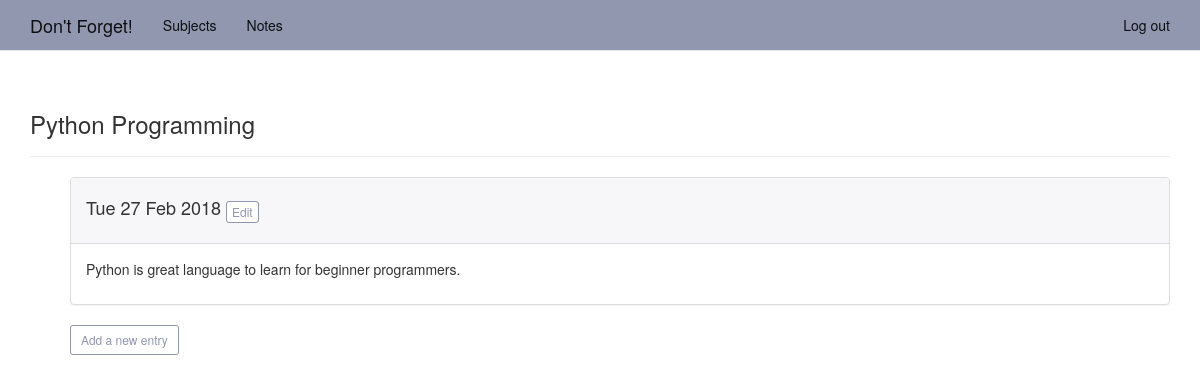
Page /topics/8/ (signed in) on the committed database.
### dont_forget/models.py (models this page shows, shortened)
class Topic(models.Model):
    text = models.CharField(max_length=200)
    created_on = models.DateTimeField(auto_now_add=True)
    owner = models.ForeignKey(User, on_delete=models.CASCADE)
    def __str__(self):
        return self.text

class Entry(models.Model):
    topic = models.ForeignKey(Topic,  on_delete=models.CASCADE)
    text = models.TextField()
    created_on = models.DateTimeField(auto_now_add=True)
    class Meta:
        verbose_name_plural = "topics"

### dont_forget/views.py (the view)
# urls.py: re_path(r'^topics/(?P<topic_id>\d+)/$', views.topic, name='topic'),
@login_required
def topic(request, topic_id):
    topic = Topic.objects.get(id=topic_id)
    if topic.owner != request.user:
        raise Http404
    entries = topic.entry_set.order_by('-created_on')
    context = {'topic': topic, 'entries': entries}
    return render(request, 'dont_forget/topic.html', context)

### dont_forget/templates/dont_forget/topic.html
{% extends 'dont_forget/base.html' %}
{% block header %}
<h3>{{topic}}</h3>
{% endblock header %}
{% block content %}
<ul>
    {% for entry in entries %}
    <div class="panel panel-default">
        <div class="panel-heading" id="panel-heading">
            <h4>{{entry.created_on|date:"D d M Y"}}
            <small>
                <a class="btn btn-default btn-xs" href="{% url 'dont_forget:edit_entry' entry.id %}" id="add-entry">Edit</a>
            </small>
          </h4>
        </div>
        <div class="panel-body">
            {{entry.text|linebreaks}}
        </div>
    </div>
    {% endfor %}
    <p><a class="btn btn-default btn-sm" href = "{% url 'dont_forget:new_entry' topic.id %}" id="add-entry">Add a new entry</a></p>
</ul>
{% endblock content %}

### dont_forget/static/css/styles.css (style rules this page uses)
#body { background-color: #ffffff; }
#add-entry { color: #9097af; text-decoration: none; border: 1px solid; }
#panel-heading { background-color: #f7f7f9 !important; }

### rows in the picture
Topic: text "Python Programming"
Entry: created_on "Tue 27 Feb 2018", text "Python is great language to learn for beginner programmers."
